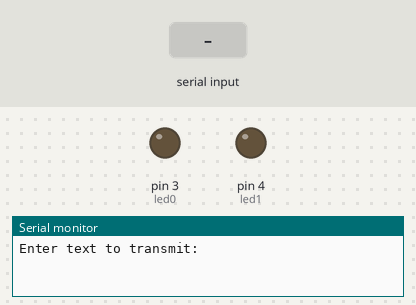
A sketch run on a simulated Arduino Uno, built with avr-gcc and run on an emulated ATmega328P. Shown: output pins drawn as LEDs (lit = HIGH), the last lines printed to the serial monitor. Inputs (shaded band) come from the test bench.

Above: at 1.2 s.
1.3 s: "0\n" received over Serial
At 2.6 s:
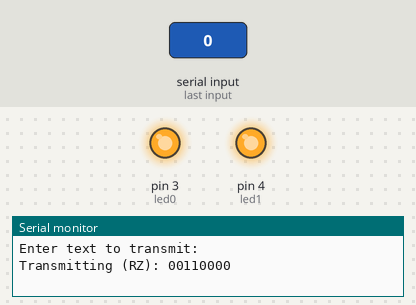
4.3 s: "1\n" received over Serial
At 4.7 s:
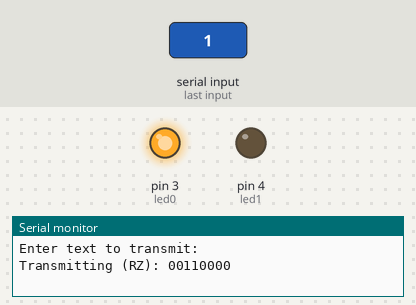
Timing chart, 0 to 12.3 s (numbered marks = the images above; inputs shaded):
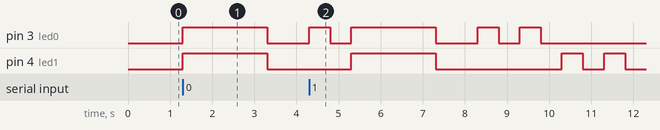

Measured:
- after the input at 1.3 s, pin 3 (led0), pin 4 (led1): LOW → HIGH at once, → LOW 2.0 s later

The sketch:

final_transmiter.ino
```cpp
const int led0 = 3; // LED for '0'
const int led1 = 4; // LED for '1'

String inputBits = "";
bool transmitting = false;
int currentIndex = 0;

void setup() {
  pinMode(led0, OUTPUT);
  pinMode(led1, OUTPUT);
  Serial.begin(9600);
  Serial.println("Enter text to transmit:");
}

void loop() {
  // Read input string from Serial Monitor
  if (Serial.available() > 0) {
    String rawInput = Serial.readStringUntil('\n');
    rawInput.trim(); // Clean up spaces/newlines

    inputBits = convertToBinary(rawInput);  // Convert ASCII to binary
    currentIndex = 0;
    transmitting = true;
    Serial.println("Transmitting (RZ): " + inputBits);

    // Send start signal
    digitalWrite(led0, HIGH);
    digitalWrite(led1, HIGH);
    delay(2000);  // Start signal: both LEDs ON
    digitalWrite(led0, LOW);
    digitalWrite(led1, LOW);
    delay(1000);  // Delay before data
  }

  // Transmit data
  if (transmitting && currentIndex < inputBits.length()) {
    char bit = inputBits.charAt(currentIndex);

    if (bit == '0') {
      digitalWrite(led0, HIGH);
    } else if (bit == '1') {
      digitalWrite(led1, HIGH);
    }

    delay(500); // LED ON (bit pulse)

    digitalWrite(led0, LOW);
    digitalWrite(led1, LOW);
    delay(500); // OFF

    currentIndex++;
  }

  if (currentIndex >= inputBits.length() && transmitting) {
    transmitting = false;
    Serial.println("Transmission complete.\nEnter next bit sequence:");
  }
}

// --- ASCII to Binary Converter ---
String convertToBinary(String text) {
  String result = "";
  for (int i = 0; i < text.length(); i++) {
    char c = text.charAt(i);
    byte asciiVal = byte(c);
    for (int b = 7; b >= 0; b--) {
      result += ((asciiVal >> b) & 1) ? "1" : "0";
    }
  }
  return result;
}
```
